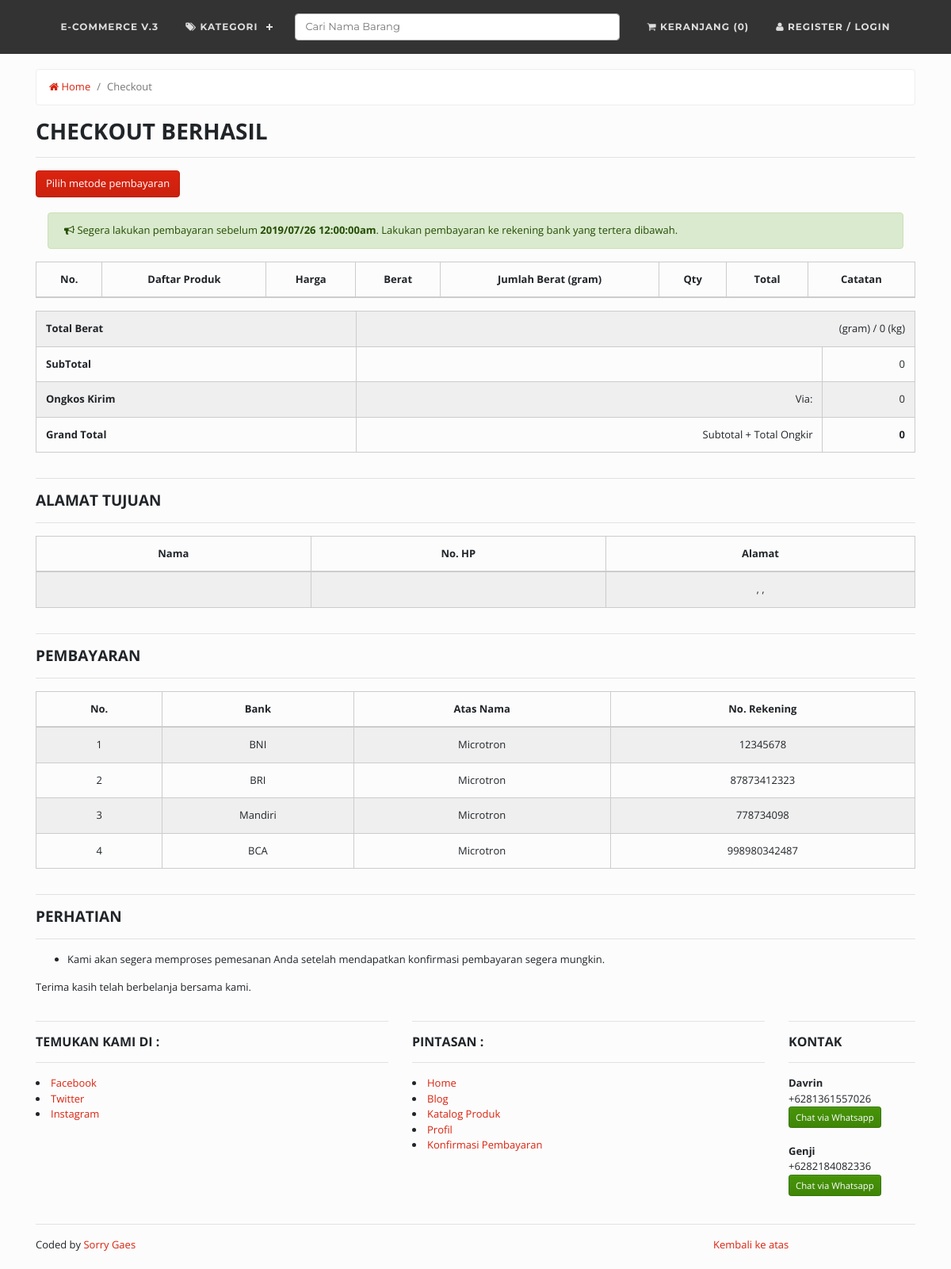
The page /index.php/cart/checkout on the database as committed earlier.
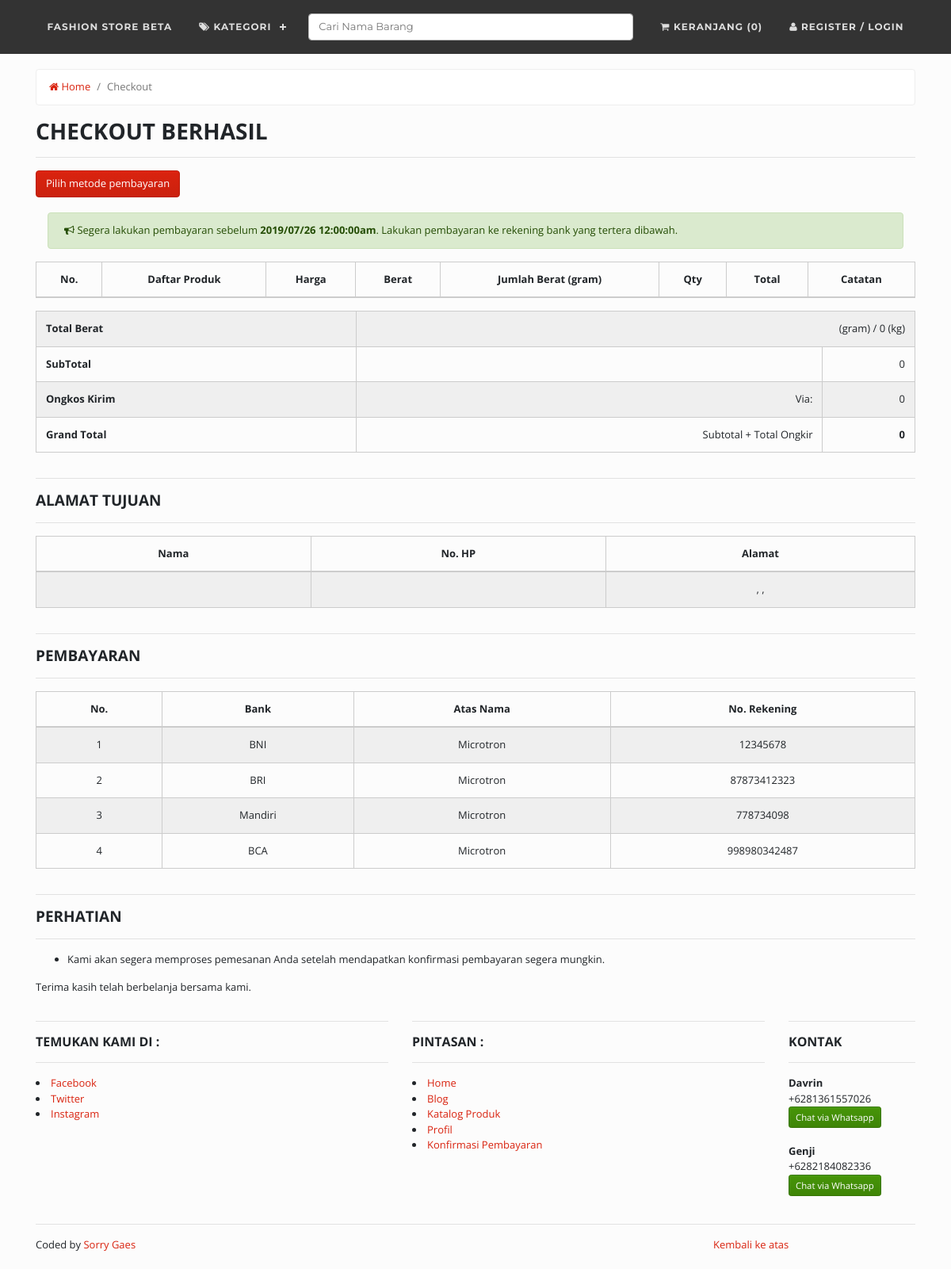
The same page on the database as committed later.
### tables this page shows
CREATE TABLE `company` (
  `id_company` int(11) NOT NULL,
  `company_name` varchar(100) NOT NULL,
  `company_desc` text NOT NULL,
  `company_address` text NOT NULL,
  `company_maps` text NOT NULL,
  `company_phone` char(30) NOT NULL,
  `company_phone2` char(30) NOT NULL,
  `company_fax` char(30) NOT NULL,
  `company_email` char(30) NOT NULL,
  `foto` text NOT NULL,
  `foto_type` char(10) NOT NULL,
  `created` datetime NOT NULL DEFAULT CURRENT_TIMESTAMP,
  `modified` datetime DEFAULT NULL,
  `created_by` char(50) NOT NULL,
  `modified_by` char(50) NOT NULL
);

### application/controllers/Cart.php (called while the page is built, shortened)
<?php
class Cart extends CI_Controller {
	function __construct()
  {
		$this->load->helper('berat_helper');
		$this->load->model('Bank_model');
		$this->load->model('Cart_model');
    $this->load->model('Company_model');
    $this->load->model('Kontak_model');
		$this->load->model('Produk_model');
		$this->load->model('Testimoni_model');
		$this->load->model('Promo_model');
		$this->load->model('Produk_model');
		$this->data['company_data'] 			= $this->Company_model->get_by_company();
    $this->data['kontak'] 						= $this->Kontak_model->get_all();
		$this->data['total_cart_navbar'] 	= $this->Cart_model->total_cart_navbar();
		$this->data['lastid']							= $this->Testimoni_model->get_last_id();
  }
	public function checkout()
	{
		$this->data['title'] 							= 'Transaksi Selesai';
		$id_trans = $this->input->post('id_trans');
		$datatot = array(
			'subtotal'  	=> $this->input->post('total'),
		);
		$this->Cart_model->updatecheckout($id_trans,$datatot);
		$data = array(
			'kurir'  		=> $this->input->post('kurir'),
			'ongkir' 		=> $this->input->post('ongkir'),
			'service'  	=> $this->input->post('service'),
			'status'		=> '1',
		);
		$this->Cart_model->checkout($id_trans,$data);
		$this->data['cart_finished']	    			= $this->Cart_model->get_cart_per_customer_finished($id_trans);
		$this->data['customer_data'] 						= $this->Cart_model->get_data_customer();
		$this->data['total_berat_dan_subtotal'] = $this->Cart_model->get_total_berat_dan_subtotal_finished($id_trans);
		$this->data['data_bank'] 								= $this->Bank_model->get_all();
		$this->load->view('front/cart/finished', $this->data);
	}
}

### index.php (called while the page is built, shortened)
<?php
require_once BASEPATH.'core/CodeIgniter.php';

### application/models/Company_model.php (called while the page is built, shortened)
<?php  if ( ! defined('BASEPATH')) exit('No direct script access allowed');
class Company_model extends CI_Model
{
  public $table = 'company';
  function get_by_company()
  {
    $this->db->where('id_company', '1');
    return $this->db->get($this->table)->row();
  }
}

### application/views/front/navhelp.php (the view, shortened to what this page needs)
<div id='cssmenu' class="align-center">
  <ul>
    <li><a href='<?php echo base_url() ?>'><?php echo $company_data->company_name; ?></a></li>
    <li class='active'><a href='#'><i class="fa fa-tags"></i> Kategori</a>
    </li>
    <li>
      <a href="#">
        <?php echo form_open('produk/cari_produk') ?>
          <input class="form-control mr-md-2" type="text" name="cari" size="50" placeholder="Cari Nama Barang">
        <?php echo form_close() ?>
      </a>
    </li>
    <?php if(isset($_SESSION['identity']) && $_SESSION['usertype'] == '2'){ ?>
      <li><a href="<?php echo base_url('cart') ?>"><i class="fa fa-shopping-cart"></i> Keranjang (0)</a></li>
    <?php } else { ?>
      <li><a href="<?php echo base_url('auth/register') ?>"><i class="fa fa-shopping-cart"></i> Keranjang (0)</a></li>
    <?php } ?>
    <?php if(isset($_SESSION['identity']) && $_SESSION['usertype'] == '2'){ ?>
    <li>
      <a href="#" id="navbarDropdown" role="button" data-toggle="dropdown" aria-haspopup="true" aria-expanded="false">
        <i class="fa fa-user"></i> Hi, <?php echo $this->session->userdata('username') ?>
      </a>
      <ul>
        <li><a href="<?php echo base_url('blog/arsip') ?>">Blog</a></li>
        <li><a href="<?php echo base_url('page/pending/').$lastid->trans_id ?>">Ulasan produk</a></li>
        <li><a href="<?php echo base_url('cart/history/')?>">Riwayat Transaksi</a></li>
        <li><a href="<?php echo base_url('auth/profil') ?>">Profil Saya</a></li>
        <li><a href="<?php echo base_url('auth/edit_profil/').$this->session->userdata('user_id') ?>">Edit Profil</a></li>
        <li><a href="<?php echo base_url('auth/logout') ?>">Logout</a></li>
      </ul>
    </li>
    <?php } else { ?>
    <li><a href="<?php echo base_url('auth/register') ?>"><i class="fa fa-user"></i> Register / Login</a></li>
    <?php } ?>
  </ul>
</div>
<br>

Rows that differ between the two databases and show on the page:
changed company: company_name "E-COMMERCE V.3" → "FASHION STORE BETA"
